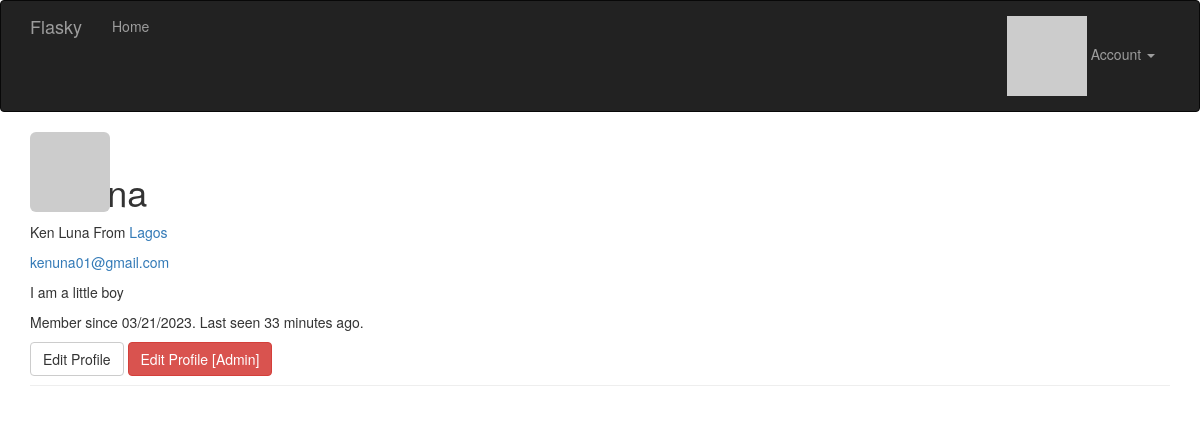
/user/kenuna (signed in), run on an earlier commit of the app's database.
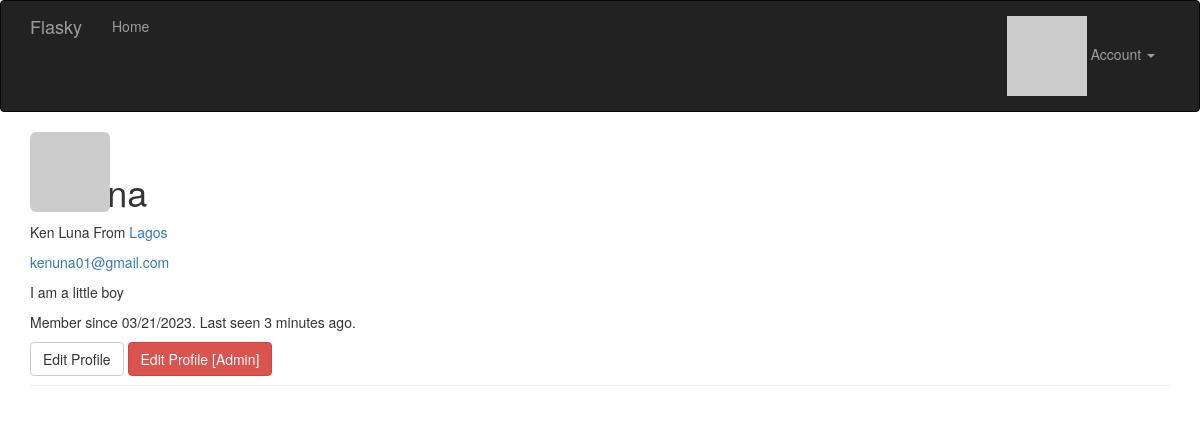
And on a later commit of the database.
### app/models.py (models this page shows, shortened)
class User(UserMixin, db.Model):
    __tablename__ = 'users'
    id = db.Column(db.Integer, primary_key=True)
    email = db.Column(db.String(64), unique=True, index=True)
    username = db.Column(db.String(64), unique=True, index=True)
    password_hash = db.Column(db.String(128))
    role_id = db.Column(db.Integer, db.ForeignKey('roles.id'))
    confirmed = db.Column(db.Boolean, default=False)
    name = db.Column(db.String(64))
    location = db.Column(db.String(64))
    about_me = db.Column(db.Text())
    member_since = db.Column(db.DateTime(), default=datetime.utcnow)
    last_seen = db.Column(db.DateTime(), default=datetime.utcnow)
    avatar_hash = db.Column(db.String(32))
    @property
    def password(self):
        raise AttributeError('password is not a readable attribute')
    def ping(self):
        self.last_seen = datetime.utcnow()
        db.session.add(self)
        db.session.commit()
    def can(self, perm):
        return self.role is not None and self.role.has_permission(perm)
    def is_administrator(self):
        return self.can(Permission.ADMIN)
    def gravatar(self, size=100, default='identicon', rating='g'):
        if request.is_secure:
            url = 'https://secure.gravatar.com/avatar'
        else:
            url = 'https://gravatar.com/avatar'
        hash = hashlib.md5(self.email.lower().encode('utf-8')).hexdigest()
        return '{url}/{hash}?s={size}&d={default}&r={rating}'.format(
            url=url, hash=hash, size=size, default=default, rating=rating)

### app/main/views.py (the view)
@main.route('/user/<username>')
def user(username):
    user = User.query.filter_by(username=username).first_or_404()
    return render_template('user.html', user=user)

### app/auth/views.py (called while the page is built)
@auth.before_app_request
def before_request():
    if current_user.is_authenticated:
        current_user.ping()
        if not current_user.confirmed \
                and request.endpoint \
                and request.blueprint != 'auth' \
                and request.endpoint != 'static':
            return redirect(url_for('auth.unconfirmed'))

### app/main/__init__.py (called while the page is built)
@main.app_context_processor
def inject_permissions():
    return dict(Permission=Permission)

### app/models.py (called while the page is built)
@login_manager.user_loader
def load_user(user_id):
    return User.query.get(int(user_id))

    def has_permission(self, perm):
        return self.permissions & perm == perm

### app/templates/user.html (shortened to what this page needs)
{% extends "base.html" %}
{% block page_content %}
<img class="img-rounded profile-thumbnail" src="{{ current_user.gravatar(size=256) }}">
<div class="page-header">
    <h1>{{ user.username }}</h1>
    {% if user.name or user.location %}
    <p>
        {% if user.name %}{{ user.name }}{% endif %}
        {% if user.location %}
            From <a href="http://maps.google.com/?q={{ user.location }}">
                {{ user.location }}
            </a>
        {% endif %}
    </p>
    {% endif %}
    {% if current_user.is_administrator() %}
    <p><a href="mailto:{{ user.email }}">{{ user.email }}</a></p>
    {% endif %}
    {% if user.about_me %}<p>{{ user.about_me }}</p>{% endif %}
    <p>
        Member since {{ moment(user.member_since).format('L') }}.
        Last seen {{ moment(user.last_seen).fromNow() }}.
    </p>
    {% if user == current_user %}
    <a class="btn btn-default" href="{{ url_for('.edit_profile') }}">
        Edit Profile
    </a>
    {% endif %}
    {% if current_user.is_administrator() %}
    <a class="btn btn-danger"
        href="{{ url_for('.edit_profile_admin', id=user.id) }}">
        Edit Profile [Admin]
    </a>
    {% endif %}
</div>
{% endblock %}

### app/templates/base.html (shortened to what this page needs)
{% extends "bootstrap/base.html" %}
{% block head %}
{{ super() }}
<link rel="stylesheet" type="text/css" href="{{ url_for('static', filename='styles.css') }}">
{% endblock %}
{% block navbar %}
<div class="navbar navbar-inverse" role="navigation">
    <div class="container">
        <div class="navbar-header">
            <a class="navbar-brand" href="{{ url_for('main.index') }}">Flasky</a>
        </div>
        <div class="navbar-collapse collapse">
            <ul class="nav navbar-nav">
                <li><a href="{{ url_for('main.index') }}">Home</a></li>
            </ul>
            <ul class="nav navbar-nav navbar-right">
                {% if current_user.is_authenticated %}
                <li class="dropdown">
                    <a href="#" class="dropdown-toggle" data-toggle="dropdown">
                        <img src="{{ current_user.gravatar(size=18) }}">
                        Account <b class="caret"></b>
                    </a>
                </li>
                {% else %}
                <li><a href="{{ url_for('auth.login') }}">Log In</a></li>
                {% endif %}
            </ul>
        </div>
    </div>
</div>
{% endblock %}
{% block content %}
<div class="container">
    {% block page_content %}{% endblock %}
</div>
{% endblock %}

### app/static/styles.css (style rules this page uses)
.profile-thumbnail { position: absolute; }

What changed in the data, as far as the page shows it:
changed User "Ken Luna": last_seen "33 minutes ago" → "3 minutes ago"
